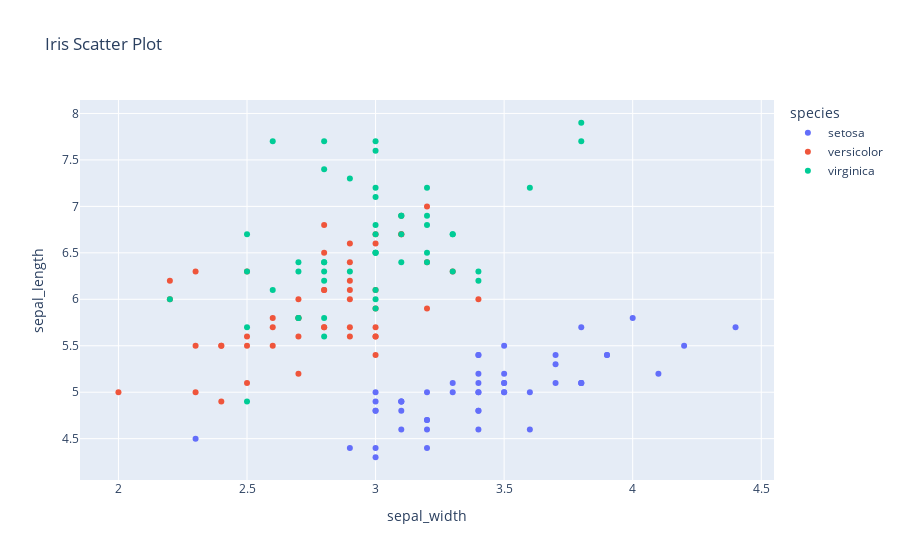

Notebook cell for this chart:
### Markdown cell above
### >>> **Exercise 12 (take home):**
If you want a nicer interactive visualization here, I would encourage you try to install and use plotly to achieve this.

### Code cell
# Answer here
import plotly.express as px

# Sample data
data = px.data.iris()
fig = px.scatter(data, x="sepal_width", y="sepal_length", color="species",
                 title="Iris Scatter Plot")
fig.show()

### Figure 1 — Plotly figure (JSON) as saved in the notebook; plotly's stock layout.template omitted (floating-point values rounded to 4 significant figures)
{"data": [{"hovertemplate": "species=setosa<br>sepal_width=%{x}<br>sepal_length=%{y}<extra></extra>", "legendgroup": "setosa", "marker": {"color": "#636efa", "symbol": "circle"}, "mode": "markers", "name": "setosa", "orientation": "v", "showlegend": true, "type": "scatter", "x": [3.5, 3, 3.2, 3.1, 3.6, 3.9, 3.4, 3.4, 2.9, 3.1, 3.7, 3.4, 3, 3, 4, 4.4, 3.9, 3.5, 3.8, 3.8, 3.4, 3.7, 3.6, 3.3, 3.4, 3, 3.4, 3.5, 3.4, 3.2, 3.1, 3.4, 4.1, 4.2, 3.1, 3.2, 3.5, 3.1, 3, 3.4, 3.5, 2.3, 3.2, 3.5, 3.8, 3, 3.8, 3.2, 3.7, 3.3], "xaxis": "x", "y": [5.1, 4.9, 4.7, 4.6, 5, 5.4, 4.6, 5, 4.4, 4.9, 5.4, 4.8, 4.8, 4.3, 5.8, 5.7, 5.4, 5.1, 5.7, 5.1, 5.4, 5.1, 4.6, 5.1, 4.8, 5, 5, 5.2, 5.2, 4.7, 4.8, 5.4, 5.2, 5.5, 4.9, 5, 5.5, 4.9, 4.4, 5.1, 5, 4.5, 4.4, 5, 5.1, 4.8, 5.1, 4.6, 5.3, 5], "yaxis": "y"}, {"hovertemplate": "species=versicolor<br>sepal_width=%{x}<br>sepal_length=%{y}<extra></extra>", "legendgroup": "versicolor", "marker": {"color": "#EF553B", "symbol": "circle"}, "mode": "markers", "name": "versicolor", "orientation": "v", "showlegend": true, "type": "scatter", "x": [3.2, 3.2, 3.1, 2.3, 2.8, 2.8, 3.3, 2.4, 2.9, 2.7, 2, 3, 2.2, 2.9, 2.9, 3.1, 3, 2.7, 2.2, 2.5, 3.2, 2.8, 2.5, 2.8, 2.9, 3, 2.8, 3, 2.9, 2.6, 2.4, 2.4, 2.7, 2.7, 3, 3.4, 3.1, 2.3, 3, 2.5, 2.6, 3, 2.6, 2.3, 2.7, 3, 2.9, 2.9, 2.5, 2.8], "xaxis": "x", "y": [7, 6.4, 6.9, 5.5, 6.5, 5.7, 6.3, 4.9, 6.6, 5.2, 5, 5.9, 6, 6.1, 5.6, 6.7, 5.6, 5.8, 6.2, 5.6, 5.9, 6.1, 6.3, 6.1, 6.4, 6.6, 6.8, 6.7, 6, 5.7, 5.5, 5.5, 5.8, 6, 5.4, 6, 6.7, 6.3, 5.6, 5.5, 5.5, 6.1, 5.8, 5, 5.6, 5.7, 5.7, 6.2, 5.1, 5.7], "yaxis": "y"}, {"hovertemplate": "species=virginica<br>sepal_width=%{x}<br>sepal_length=%{y}<extra></extra>", "legendgroup": "virginica", "marker": {"color": "#00cc96", "symbol": "circle"}, "mode": "markers", "name": "virginica", "orientation": "v", "showlegend": true, "type": "scatter", "x": [3.3, 2.7, 3, 2.9, 3, 3, 2.5, 2.9, 2.5, 3.6, 3.2, 2.7, 3, 2.5, 2.8, 3.2, 3, 3.8, 2.6, 2.2, 3.2, 2.8, 2.8, 2.7, 3.3, 3.2, 2.8, 3, 2.8, 3, 2.8, 3.8, 2.8, 2.8, 2.6, 3, 3.4, 3.1, 3, 3.1, 3.1, 3.1, 2.7, 3.2, 3.3, 3, 2.5, 3, 3.4, 3], "xaxis": "x", "y": [6.3, 5.8, 7.1, 6.3, 6.5, 7.6, 4.9, 7.3, 6.7, 7.2, 6.5, 6.4, 6.8, 5.7, 5.8, 6.4, 6.5, 7.7, 7.7, 6, 6.9, 5.6, 7.7, 6.3, 6.7, 7.2, 6.2, 6.1, 6.4, 7.2, 7.4, 7.9, 6.4, 6.3, 6.1, 7.7, 6.3, 6.4, 6, 6.9, 6.7, 6.9, 5.8, 6.8, 6.7, 6.7, 6.3, 6.5, 6.2, 5.9], "yaxis": "y"}], "layout": {"autosize": true, "legend": {"title": {"text": "species"}, "tracegroupgap": 0}, "title": {"text": "Iris Scatter Plot"}, "xaxis": {"anchor": "y", "autorange": true, "domain": [0, 1], "range": [1.844, 4.556], "title": {"text": "sepal_width"}, "type": "linear"}, "yaxis": {"anchor": "x", "autorange": true, "domain": [0, 1], "range": [4.003, 8.197], "title": {"text": "sepal_length"}, "type": "linear"}}}
